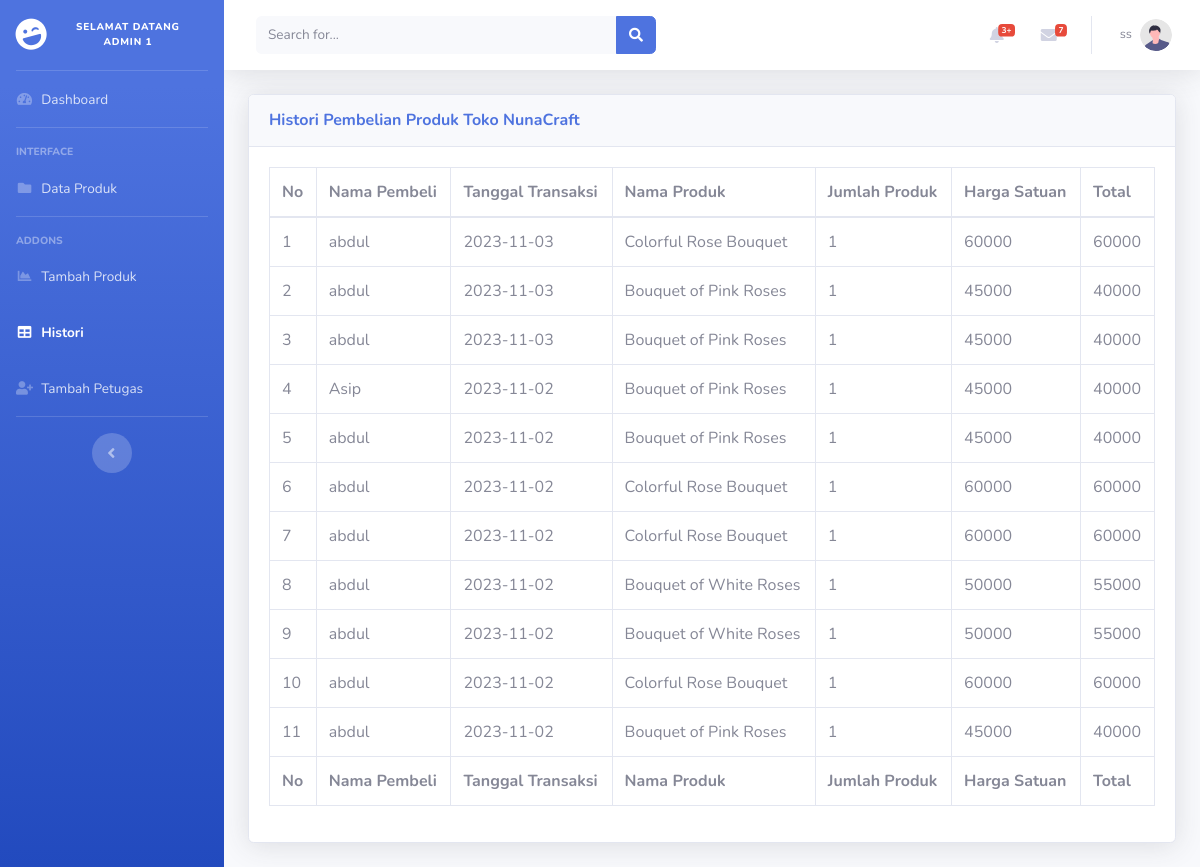
Screenshot of /petugas/histori_admin.php (signed in) with the database file from the repository.
### tables this page shows
CREATE TABLE `transaksi` (
  `id_transaksi` int(11) NOT NULL,
  `id_pelanggan` int(11) NOT NULL,
  `id_produk` int(11) NOT NULL,
  `tgl_transaksi` date NOT NULL
);

CREATE TABLE `pelanggan` (
  `id_pelanggan` int(11) NOT NULL,
  `nama_pelanggan` varchar(100) NOT NULL,
  `username` varchar(255) NOT NULL,
  `password` varchar(255) NOT NULL,
  `alamat` text NOT NULL,
  `telephone` varchar(50) NOT NULL
);

CREATE TABLE `produk` (
  `id_produk` int(11) NOT NULL,
  `nama_produk` varchar(100) NOT NULL,
  `deskripsi` text NOT NULL,
  `harga` int(11) NOT NULL,
  `foto_produk` varchar(255) NOT NULL
);

CREATE TABLE `detail_transaksi` (
  `id_detail_transaksi` int(11) NOT NULL,
  `id_transaksi` int(11) NOT NULL,
  `qty` int(11) NOT NULL,
  `subtotal` int(11) NOT NULL
);

### petugas/histori_admin.php (the view, shortened to what this page needs)
<?php include '../koneksi.php';
?>
<!DOCTYPE html>
<html >
<head>
    <link href="vendor/fontawesome-free/css/all.min.css" rel="stylesheet" type="text/css">
    <link href="css/sb-admin-2.min.css" rel="stylesheet">
</head>
<body id="page-top">
    <div id="wrapper">
        <ul class="navbar-nav bg-gradient-primary sidebar sidebar-dark accordion" id="accordionSidebar">
            <a class="sidebar-brand d-flex align-items-center justify-content-center" href="index.php">
                <div class="sidebar-brand-icon rotate-n-15">
                    <i class="fas fa-laugh-wink"></i>
                </div>
                <div class="sidebar-brand-text mx-3" style="font-size:10px"> Selamat datang admin <?=$_SESSION['id_petugas']?>  </div>
            </a>
            <hr class="sidebar-divider my-0">
            <li class="nav-item ">
                <a class="nav-link" href="index.php">
                    <i class="fas fa-fw fa-tachometer-alt"></i>
                    <span>Dashboard</span></a>
            </li>
            <hr class="sidebar-divider">
            <div class="sidebar-heading">
                Interface
            </div>
            <li class="nav-item">
                <a class="nav-link " href="tables.php">
                    <i class="fas fa-fw fa-folder"></i>
                    <span>Data Produk</span></a>
            </li>
            <hr class="sidebar-divider">
            <div class="sidebar-heading">
                Addons
            </div>
            <li class="nav-item ">
                <a class="nav-link" href="tambah_produk1.php">
                    <i class="fas fa-fw fa-chart-area"></i>
                    <span>Tambah Produk</span></a>
            </li>
            <li class="nav-item active">
                <a class="nav-link" href="histori_admin.php">
                    <i class="fas fa-fw fa-table"></i>
                    <span>Histori</span></a>
            </li>
            <li class="nav-item">
                <a class="nav-link" href="tambah_petugas.php">
                    <i class="fas fa-fw fa-user-plus"></i>
                    <span>Tambah Petugas</span></a>
            </li>
            <hr class="sidebar-divider d-none d-md-block">
            <div class="text-center d-none d-md-inline">
                <button class="rounded-circle border-0" id="sidebarToggle"></button>
            </div>
        </ul>
        <div id="content-wrapper" class="d-flex flex-column">
            <div id="content">
                <nav class="navbar navbar-expand navbar-light bg-white topbar mb-4 static-top shadow">
                    <form
                        class="d-none d-sm-inline-block form-inline mr-auto ml-md-3 my-2 my-md-0 mw-100 navbar-search">
                        <div class="input-group">
                            <input type="text" class="form-control bg-light border-0 small" placeholder="Search for..."
                                aria-label="Search" aria-describedby="basic-addon2">
                            <div class="input-group-append">
                                <button class="btn btn-primary" type="button">
                                    <i class="fas fa-search fa-sm"></i>
                                </button>
                            </div>
                        </div>
                    </form>
                    <ul class="navbar-nav ml-auto">
                        <li class="nav-item dropdown no-arrow mx-1">
                            <a class="nav-link dropdown-toggle" href="#" id="alertsDropdown" role="button"
                                data-toggle="dropdown" aria-haspopup="true" aria-expanded="false">
                                <i class="fas fa-bell fa-fw"></i>
                                <span class="badge badge-danger badge-counter">3+</span>
                            </a>
                        </li>
                        <li class="nav-item dropdown no-arrow mx-1">
                            <a class="nav-link dropdown-toggle" href="#" id="messagesDropdown" role="button"
                                data-toggle="dropdown" aria-haspopup="true" aria-expanded="false">
                                <i class="fas fa-envelope fa-fw"></i>
                                <span class="badge badge-danger badge-counter">7</span>
                            </a>
                        </li>
                        <li class="nav-item dropdown no-arrow">
                            <a class="nav-link dropdown-toggle" href="#" id="userDropdown" role="button"
                                data-toggle="dropdown" aria-haspopup="true" aria-expanded="false">
                                <span class="mr-2 d-none d-lg-inline text-gray-600 small"> <?=$_SESSION['username']?> </span>
                                <img class="img-profile rounded-circle"
                                    src="img/undraw_profile.svg">
                            </a>
                        </li>
                    </ul>
                </nav>
                <div class="container-fluid">
                    <div class="card shadow mb-4">
                        <div class="card-header py-3">
                            <h6 class="m-0 font-weight-bold text-primary">Histori Pembelian Produk Toko NunaCraft</h6>
                        </div>
                        <div class="card-body">
                            <div class="table-responsive">
                                <table class="table table-bordered" id="dataTable" width="100%" cellspacing="0">
                                    <thead>
                                        <tr>
                                            <th>No</th>
                                            <th>Nama Pembeli</th>
                                            <th>Tanggal Transaksi</th>
                                            <th>Nama Produk</th>
                                            <th>Jumlah Produk</th>
                                            <th>Harga Satuan</th>
                                            <th>Total</th>
                                        </tr>
                                    </thead>
                                    <tfoot>
                                        <tr>
                                            <th>No</th>
                                            <th>Nama Pembeli</th>
                                            <th>Tanggal Transaksi</th>
                                            <th>Nama Produk</th>
                                            <th>Jumlah Produk</th>
                                            <th>Harga Satuan</th>
                                            <th>Total</th>
                                        </tr>
                                    </tfoot>
                                    <tbody>
                                    <?php
                                    $sql = mysqli_query($conn, "select produk.nama_produk, transaksi.tgl_transaksi, qty, produk.harga, produk.foto_produk, detail_transaksi.subtotal, transaksi.id_transaksi from transaksi JOIN produk ON transaksi.id_produk = produk.id_produk JOIN detail_transaksi ON detail_transaksi.id_transaksi = transaksi.id_transaksi order by id_detail_transaksi desc;");
                                    $no=0;
                                    if (mysqli_num_rows($sql) > 0) {
                                        while($histori = mysqli_fetch_array($sql)){
                                            $no++;
                                            $qry_buku=mysqli_query($conn,"select P.nama_pelanggan from  pelanggan P  join transaksi T on T.id_pelanggan=P.id_pelanggan where T.id_transaksi = '".$histori['id_transaksi']."'");
                                            while($dt_buku=mysqli_fetch_array($qry_buku)){
                                                $buku_dipinjam=$dt_buku['nama_pelanggan'];
                                            }
                                        ?>
                                        <tr>
                                            <td><?=$no?></td>
                                            <td><?=$buku_dipinjam?></td>
                                            <td><?=$histori['tgl_transaksi']?></td>
                                            <td><?=$histori['nama_produk']?></td>
                                            <td><?=$histori['qty']?></td>
                                            <td><?=$histori['harga']?></td>
                                            <td><?=$histori['subtotal']?></td>
                                        </tr>
                                        <?php
                                        }
                                    } else {
                                        echo("
                                        <tr>
                                        <td colspan='8'><p style='text-align:center'>Tidak Ada Histori</p></td>
                                        </tr>
                                        ");
                                    }
                                    ?>
                                    </tbody>
                                </table>
                            </div>
                        </div>
                    </div>
                    </div>
        </div>
    </div>
</body>
</html>

### rows the page displays
transaksi: id_pelanggan.nama_pelanggan "abdul", tgl_transaksi "2023-11-03", id_produk.nama_produk "Colorful Rose Bouquet", detail_transaksi.qty "1", id_produk.harga "60000", detail_transaksi.subtotal "60000"
transaksi: id_pelanggan.nama_pelanggan "abdul", tgl_transaksi "2023-11-03", id_produk.nama_produk "Bouquet of Pink Roses", detail_transaksi.qty "1", id_produk.harga "45000", detail_transaksi.subtotal "40000"
transaksi: id_pelanggan.nama_pelanggan "abdul", tgl_transaksi "2023-11-03", id_produk.nama_produk "Bouquet of Pink Roses", detail_transaksi.qty "1", id_produk.harga "45000", detail_transaksi.subtotal "40000"
transaksi: id_pelanggan.nama_pelanggan "Asip", tgl_transaksi "2023-11-02", id_produk.nama_produk "Bouquet of Pink Roses", detail_transaksi.qty "1", id_produk.harga "45000", detail_transaksi.subtotal "40000"
transaksi: id_pelanggan.nama_pelanggan "abdul", tgl_transaksi "2023-11-02", id_produk.nama_produk "Bouquet of Pink Roses", detail_transaksi.qty "1", id_produk.harga "45000", detail_transaksi.subtotal "40000"
transaksi: id_pelanggan.nama_pelanggan "abdul", tgl_transaksi "2023-11-02", id_produk.nama_produk "Colorful Rose Bouquet", detail_transaksi.qty "1", id_produk.harga "60000", detail_transaksi.subtotal "60000"
transaksi: id_pelanggan.nama_pelanggan "abdul", tgl_transaksi "2023-11-02", id_produk.nama_produk "Colorful Rose Bouquet", detail_transaksi.qty "1", id_produk.harga "60000", detail_transaksi.subtotal "60000"
transaksi: id_pelanggan.nama_pelanggan "abdul", tgl_transaksi "2023-11-02", id_produk.nama_produk "Bouquet of White Roses", detail_transaksi.qty "1", id_produk.harga "50000", detail_transaksi.subtotal "55000"
transaksi: id_pelanggan.nama_pelanggan "abdul", tgl_transaksi "2023-11-02", id_produk.nama_produk "Bouquet of White Roses", detail_transaksi.qty "1", id_produk.harga "50000", detail_transaksi.subtotal "55000"
transaksi: id_pelanggan.nama_pelanggan "abdul", tgl_transaksi "2023-11-02", id_produk.nama_produk "Colorful Rose Bouquet", detail_transaksi.qty "1", id_produk.harga "60000", detail_transaksi.subtotal "60000"
transaksi: id_pelanggan.nama_pelanggan "abdul", tgl_transaksi "2023-11-02", id_produk.nama_produk "Bouquet of Pink Roses", detail_transaksi.qty "1", id_produk.harga "45000", detail_transaksi.subtotal "40000"

### other values shown
$_SESSION['id_petugas'] "1"
$_SESSION['username'] "ss"
